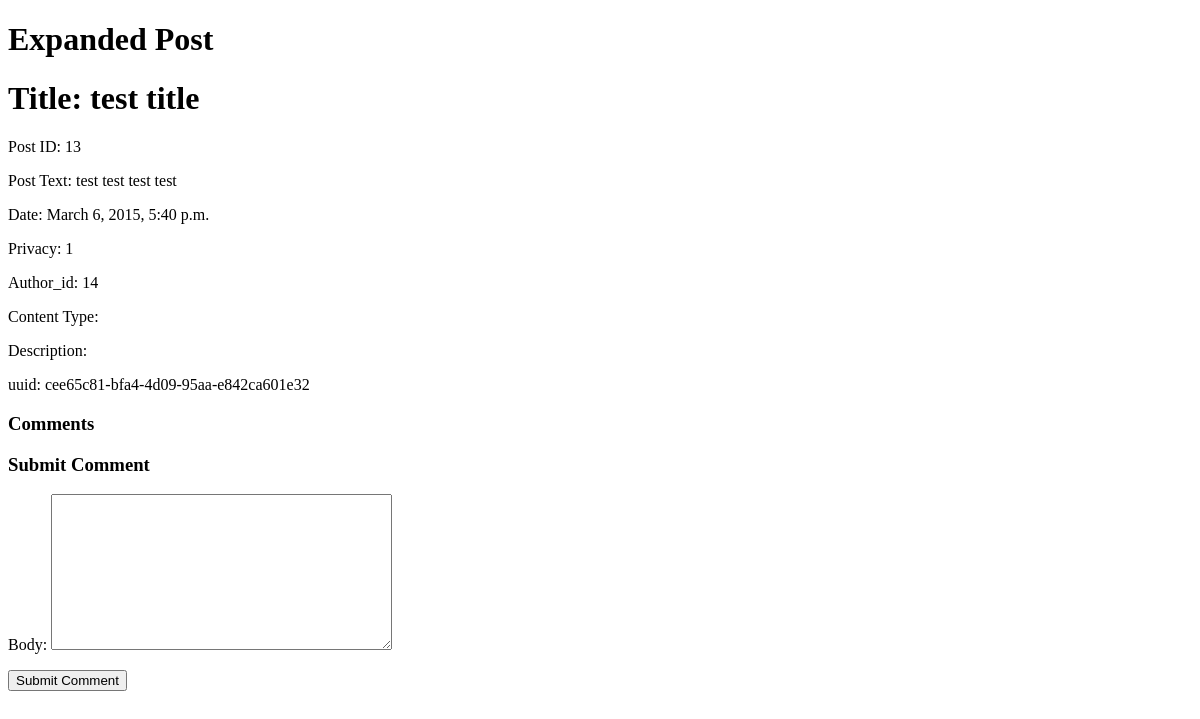
The page /posts/13/ (signed in) on the database as committed earlier.
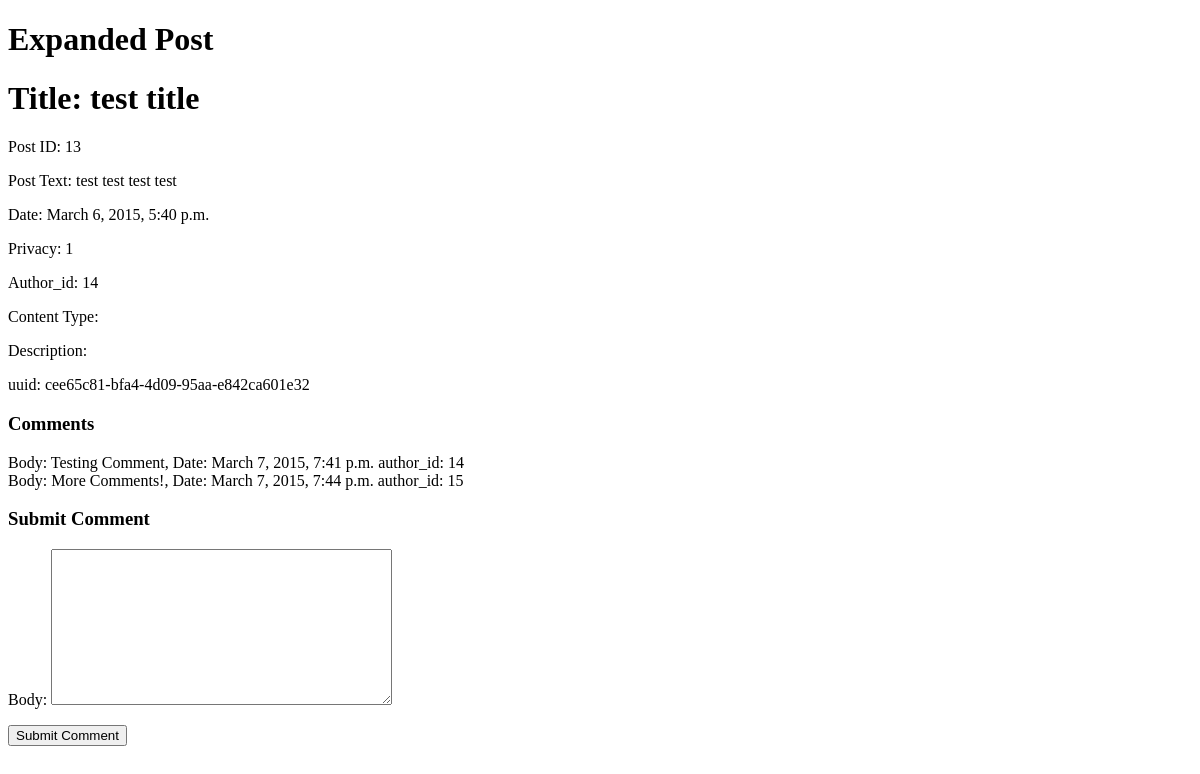
The same page on the database as committed later.
### posts/models.py (models this page shows, shortened)
class Comment(models.Model):
    post_id = models.ForeignKey(Post)
    uuid = models.CharField(max_length=36, default = uuid.uuid4)
    body = models.TextField(max_length=2048)
    author = models.ForeignKey(Profile)
    date = models.DateTimeField('date posted')

### posts/views.py (the view)
# urls.py: url(r'^posts/(?P<post_id>\d+)/$',views.expand_post,name='expand_post'),
def expand_post(request,post_id):
    post = Post.objects.get(id=post_id)
    current_profile = Profile.objects.get(user_id=request.user.id)
    comments = None
    if request.method == 'POST':
        comment_form = CommentForm(data=request.POST)
        if comment_form.is_valid():
            body = comment_form.cleaned_data['body']
            newComment = Comment(body=body, date=timezone.now(), author=current_profile, post_id=post)
            newComment.save()
        else:
            print comment_form.errors
        return redirect('/')
    else:
        comments = Comment.objects.filter(post_id=post_id).order_by('date')
        comment_form = CommentForm()
    return render(request, 'posts/expand_post.html',{'comments':comments, 'comment_form':comment_form, 'post':post})

### posts/forms.py
class CommentForm(forms.ModelForm):
    class Meta:
        model= Comment
        fields = ("body",)

### templates/posts/expand_post.html (shortened to what this page needs)
<!DOCTYPE html>
<html>
	<head>
	</head>
	<h1> Expanded Post </h1>
   	<h1>Title: {{post.title}}</h1>
	<body>
			<div>
			<p>Post ID: {{post.id}}</p>
			<p>Post Text: {{post.post_text}}</p>
			<p>Date: {{post.date}} </p>
			<p>Privacy: {{post.privacy}} </p>
			<p>Author_id: {{post.author_id}} </p>
			<p>Content Type: {{post.content_type}} </p>
			<p>Description: {{post.description}} </p>
			<p>uuid: {{post.uuid}} </p>
		</div>
		<h3>Comments </h3>
		<div>
			{% for comment in comments %}
				<span>Body: {{comment.body}}, Date: {{comment.date}} author_id: {{comment.author_id}}</span></br>
			{% endfor %}
		</div>
		<h3> Submit Comment</h3>
		<div>
			<span>
				<form method="POST" action="/posts/{{post.id}}/">
					{{comment_form.as_p}}
		        	<input type="submit" name="submit_comment" value="Submit Comment" />
		        </form>
		    </span>
		</div>
	</body>
</html>

Rows that differ between the two databases and show on the page:
added Comment: body "Testing Comment", date "March 7, 2015, 7:41 p.m.", author_id "14"
added Comment: body "More Comments!", date "March 7, 2015, 7:44 p.m.", author_id "15"
